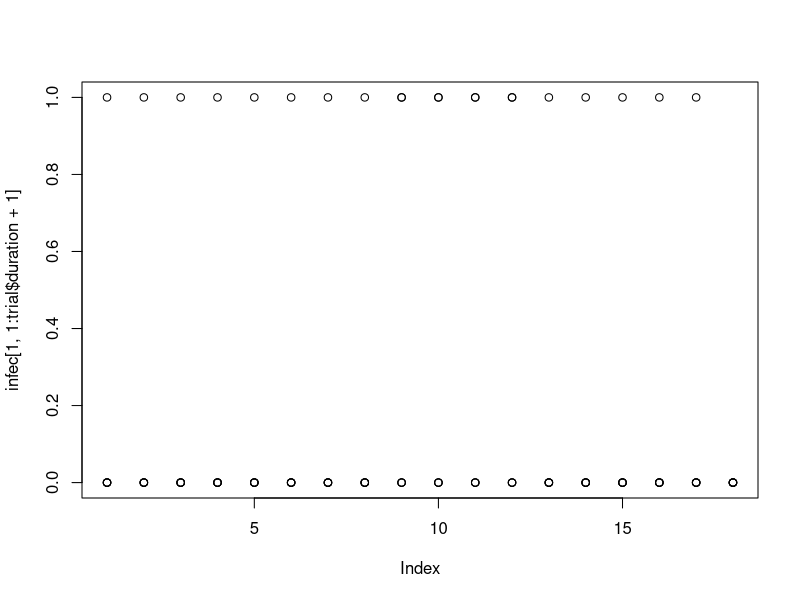
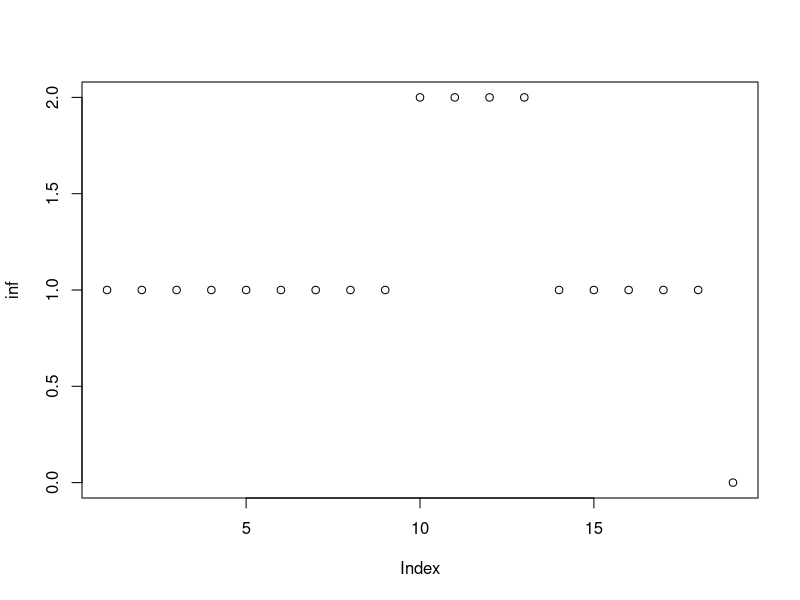
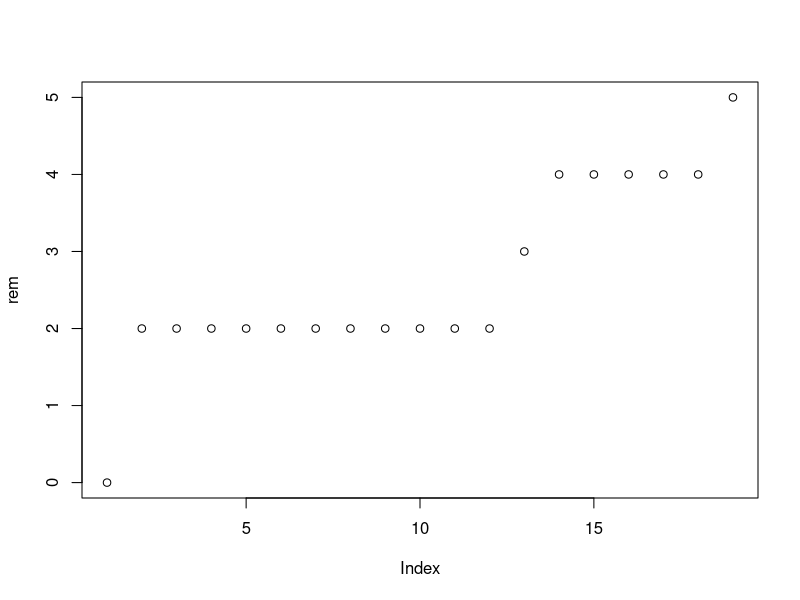

The R script that drew these images, in order: (Note: this script raises an error after producing the figures.)
#Multi-patch simulation, extension of simple one, it follows the original lines with some modifications
simSIRComplex3.Markov <- function(N, betamatrix, gammas) {
  n<-length(N)
  # initial number of infectives and susceptibles;
  S=N
  S[1]=N[1]-1
  I=rep(0,n)
  I[1]=1
  R=rep(0,n)
  # recording time;
  periods<-rep(0,n)
  t<-0;
  times<-c(t);
  # a vector which records the type of event (1=infection, 2=removal)
  type <- c(1);
  
  #
  
  while (any(I>0)) {
    # time to next event;
    for(i in 1:n){
      if(S[i]*sum(betamatrix[1:n,i]*I)+gammas[i]*I[i]>0){
        periods[i] <-rexp(1,S[i]*sum(betamatrix[1:n,i]*I)+gammas[i]*I[i])
      } else {
        periods[i]<-99999
      }
    }
    k=which.min(periods);
    if (runif(1) <= (S[k]*sum(betamatrix[1:n,k]*I)/(S[k]*sum(betamatrix[1:n,k]*I)+gammas[k]*I[k])) && S[k]>0) {
      # infection
      I[k] <- I[k]+1;
      S[k] <- S[k]-1;
      type <- append(type, k);
      t<-t+min(periods);
      times<-append(times,ceiling(t));
    }
    else if (I[k]>0){
      #removal
      I[k] <- I[k]-1
      R[k]<-R[k]+1
      type <- append(type, k+n);
      t<-t+min(periods);
      times<-append(times,ceiling(t));
    } 
  }
  
  # record the final size , i.e. the number of initially susceptlbles who contracted the disease sometime during the epidemic.
  
  # record the times of events (infections/removals) as well as the type
  # add the following lines in each of the simulation functions
  
  duration <- max(times)
  
  # modify the existing `res` objetct to store the final size and the duration
  
  res <- list("t"=times, "duration" = duration,"type"=type)
  res
}

#examples of parameters, use inputs appropriately
betas=matrix(c(0.0005,0.00001,0.0000001,
               0.00002,0.0005,0.00001,
               0.0000001,0.00001,0.0005),ncol=3)
betas=matrix(c(0.0006,0.000067,0.00005,0.00004,0.000033,
               0.0001,0.0004,0.00005,0.00004,0.000033,
               0.0001,0.000067,0.0003,0.00004,0.000033,
               0.0001,0.000067,0.00005,0.00024,0.000033,
               0.0001,0.000067,0.00005,0.00004,0.0002),ncol=5)
betas=matrix(runif(25,0.00005,0.0001),nrow=5)
Ns=c(1000,1000,1000)
Ns=c(500,750,1000,1250,1500)
gammas=runif(3,0.2,0.2)
gammas=runif(5,0.2,0.2)
#example of simulation
trial<-simSIRComplex3.Markov(Ns,betas,gammas)
trial
#looking at the dynamics
infec<-matrix(rep(0,length(Ns)*(trial$duration+1)),nrow=length(Ns))
infec[1,1]=1
remov<-matrix(rep(0,length(Ns)*(trial$duration+1)),nrow=length(Ns))
for(i in 1:trial$duration){
  if (i %in% trial$t){
    for(j in 1:length(Ns)){
      remov[j,i+1]<-remov[j,i]+sum(trial$type[trial$t==i]==(j+length(Ns)));
      infec[j,i+1]<-infec[j,i]+sum(trial$type[trial$t==i]==(j))-sum(trial$type[trial$t==i]==(j+length(Ns)));
    }
  } 
  else{
    for(j in 1:length(Ns)){
    remov[j,i+1]<-remov[j,i];
    infec[j,i+1]<-infec[j,i];
    }
  }  
}

#plotting
plot(infec[1,1:trial$duration+1])
points(infec[2,1:trial$duration+1])
points(infec[3,1:trial$duration+1])
points(infec[4,1:trial$duration+1])
points(infec[5,1:trial$duration+1])
inf=colSums(infec)
plot(inf)
rem=colSums(remov)
plot(rem)

#recording
write.table(t(infec[1,]), "complex/com_infec_3_2_1.csv", row.names=FALSE,col.names = FALSE,append=F,sep=',')
write.table(t(remov[1,]), "complex/com_remov_3_2_1.csv", row.names=F, col.names = F, append=F,sep=',')
write.table(t(infec[2,]), "complex/com_infec_3_2_2.csv", row.names=FALSE,col.names = FALSE,append=F,sep=',')
write.table(t(remov[2,]), "complex/com_remov_3_2_2.csv", row.names=F, col.names = F, append=F,sep=',')
write.table(t(infec[3,]), "complex/com_infec_3_2_3.csv", row.names=FALSE,col.names = FALSE,append=F,sep=',')
write.table(t(remov[3,]), "complex/com_remov_3_2_3.csv", row.names=F, col.names = F, append=F,sep=',')
write.table(t(inf), "complex/com_infec_3_2.csv", row.names=F, col.names = F, append=F,sep=',')
write.table(t(rem), "complex/com_remov_3_2.csv", row.names=F, col.names = F, append=F,sep=',')

#simulating 999 additionally
k<-0
while (k<999){
  trial=simSIRComplex3.Markov(Ns,betas,gammas)
  infec<-matrix(rep(0,length(Ns)*(trial$duration+1)),nrow=length(Ns))
  infec[1,1]=1
  remov<-matrix(rep(0,length(Ns)*(trial$duration+1)),nrow=length(Ns))
  for(i in 1:trial$duration){
    if (i %in% trial$t){
      for(j in 1:length(Ns)){
        remov[j,i+1]<-remov[j,i]+sum(trial$type[trial$t==i]==(j+length(Ns)));
        infec[j,i+1]<-infec[j,i]+sum(trial$type[trial$t==i]==(j))-sum(trial$type[trial$t==i]==(j+length(Ns)));
      }
    } 
    else{
      for(j in 1:length(Ns)){
        remov[j,i+1]<-remov[j,i];
        infec[j,i+1]<-infec[j,i];
      }
    }  
  }
  if (max(infec)>50 && (sum(infec[1:length(Ns),1:10])+sum(remov[1:length(Ns),1:10]))>10){
    write.table(t(infec[1,]), "complex/com_infec_3_2_1.csv", row.names=FALSE,col.names = FALSE,append=T,sep=',')
    write.table(t(remov[1,]), "complex/com_remov_3_2_1.csv", row.names=F, col.names = F, append=T,sep=',')
    write.table(t(infec[2,]), "complex/com_infec_3_2_2.csv", row.names=FALSE,col.names = FALSE,append=T,sep=',')
    write.table(t(remov[2,]), "complex/com_remov_3_2_2.csv", row.names=F, col.names = F, append=T,sep=',')
    write.table(t(infec[3,]), "complex/com_infec_3_2_3.csv", row.names=FALSE,col.names = FALSE,append=T,sep=',')
    write.table(t(remov[3,]), "complex/com_remov_3_2_3.csv", row.names=F, col.names = F, append=T,sep=',')
    inf=colSums(infec)
    rem=colSums(remov)
    write.table(t(inf), "complex/com_infec_3_2.csv", row.names=F, col.names = F, append=T,sep=',')
    write.table(t(rem), "complex/com_remov_3_2.csv", row.names=F, col.names = F, append=T,sep=',')
    k<-k+1
  } 
}



